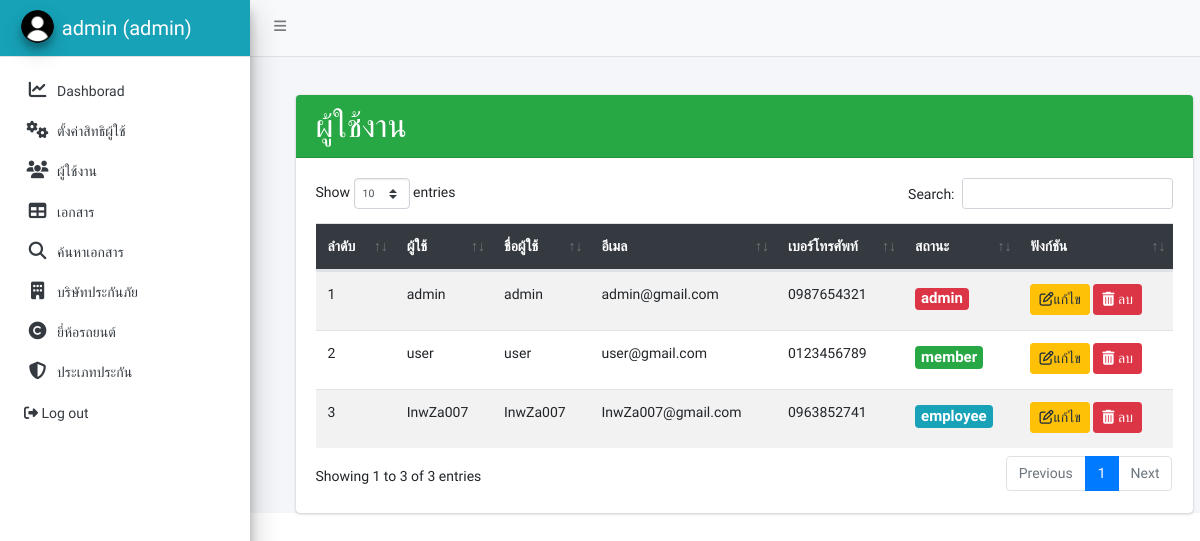
The app's page /page_user.php (signed in) with its own data.
### tables this page shows
CREATE TABLE `user_role` (
  `id` int(11) NOT NULL,
  `page` varchar(200) NOT NULL,
  `role` varchar(255) NOT NULL,
  `link` varchar(255) NOT NULL,
  `icon` varchar(255) NOT NULL
);

CREATE TABLE `user` (
  `id` int(11) NOT NULL,
  `user` varchar(200) NOT NULL,
  `pass` varchar(255) NOT NULL,
  `name` varchar(255) NOT NULL,
  `email` varchar(255) NOT NULL,
  `tel` varchar(10) NOT NULL,
  `type` enum('admin','employee','member') NOT NULL
);

### page_user.php (the view, shortened to what this page needs)
<!DOCTYPE html>
<html lang="en">
<head>
  <link rel="stylesheet" href="plugins/fontawesome-free/css/all.min.css">
  <link rel="stylesheet" href="dist/css/adminlte.min.css">
  <link rel="stylesheet" href="plugins/datatables-bs4/css/dataTables.bootstrap4.min.css">
  <link rel="stylesheet" href="plugins/datatables-responsive/css/responsive.bootstrap4.min.css">
</head>
<?php
include "menu.php";
?>
<div class="content-wrapper">
  <div style="margin-left:4%; padding-top :4%;">
    <div class="container my-6">
      <div class="card">
        <h2 class="card-header bg-success">ผู้ใช้งาน</h2>
        <div class="card-body ">
          <?php
          include_once 'connect.php';
          $result = mysqli_query($con, "SELECT * FROM user");
          ?>
          <?php
          if (mysqli_num_rows($result) > 0) {
          ?>
            <table id="example1" class="table table-striped">
              <thead class="bg-dark">
                <tr>
                  <th>ลำดับ</th>
                  <th>ผู้ใช้</th>
                  <th>ชื่อผู้ใช้</th>
                  <th>อีเมล</th>
                  <th>เบอร์โทรศัพท์</th>
                  <th>สถานะ</th>
                  <th>ฟังก์ชัน</th>
                </tr>
              </thead>
              <tbody>
                <?php
                $i = 1;
                while ($row = mysqli_fetch_array($result)) {
                ?>
                  <tr>
                    <td><?php echo $i ?></td>
                    <td><?php echo $row["user"]; ?></td>
                    <td><?php echo $row["name"]; ?></td>
                    <td><?php echo $row["email"]; ?></td>
                    <td><?php echo $row["tel"]; ?></td>
                    <?php
                    if ($row["type"] == 'admin') {
                      $text = 'badge-danger';
                    }
                    if ($row["type"] == 'employee') {
                      $text = 'badge-info';
                    }
                    if ($row["type"] == 'member') {
                      $text = 'badge-success';
                    }
                    ?>
                    <td>
                      <h5><span class="badge <?php echo $text; ?>"><?php echo $row["type"]; ?><span></h5>
                    </td>
                    <td>
                      <a href="page_update.php?id=<?php echo $row["id"]; ?>" title='Update Record'>
                        <button type=button class="btn btn-warning btn-sm"><i class="far fa-edit">แก้ไข</i>
                        </button></a>
                      <a href="delete_user.php?id=<?php echo $row["id"]; ?>&submit=1" onclick="return confirm('ต้องการจะลบผู้ใช้งานนี้หรือไม่ ?')" title='ลบผู้ใช้งาน'>
                        <button type=button class="btn btn-danger btn-sm"> <i class="fas fa-trash-alt"></i> ลบ</button></a>
                    </td>
                  </tr>
                <?php
                  $i++;
                }
                ?>
              </tbody>
            </table>
          <?php
          } else {
            echo "No result found";
          }
          ?>
        </div>
      </div>
    </div>
  </div>
</div>
</body>
</html>

### menu.php (shortened to what this page needs)
<?php
include_once 'connect.php';
$sqlp = "SELECT * FROM user_role  ";
$resultp = mysqli_query($con, $sqlp);
?>
<body class="hold-transition sidebar-mini layout-fixed ">
  <div class="wrapper">
    <nav class="main-header navbar navbar-expand navbar-light navbar-light ">
      <ul class="navbar-nav">
        <li class="nav-item">
          <a class="nav-link" data-widget="pushmenu" href="#" role="button"><i class="fas fa-bars"></i></a>
      </ul>
    </nav>
    <aside class="main-sidebar sidebar-light-primary elevation-4">
      <h5 class="brand-link bg-info">
        <img src="myImg/etc/user_ic.png" alt="AdminLTE Logo" class="brand-image img-circle elevation-3">
        <?php echo ($_SESSION["name"]); ?> (<?php echo ($_SESSION["type"]); ?>)
      </h5>
      <div class="sidebar">
        <nav class="mt-2">
          <ul class="nav nav-pills nav-sidebar flex-column" data-widget="treeview" role="menu" data-accordion="false">
            <?php
            while ($rowp = mysqli_fetch_assoc($resultp)) {
              $idp = $rowp['id'];
              if ($_SESSION['type'] == 'admin') {
                $role = explode(",", $rowp['role']);
                $result_array = array_search("admin$idp", $role);
                if ($result_array !== false) {
                  echo " <li class='nav-item'><a href='$rowp[link]' class='nav-link '>
                <i class='$rowp[icon]'></i>
                <p>
                $rowp[page]
                </p>
                </a>
              </li> ";
                }
              }
            }
            ?>
            <li class="nav-item ">
              <a href="logout.php" class="nav-link">
                <i class="fas fa-sign-out-alt"></i>
                <p>
                  Log out
                </p>
              </a>
            </li>
          </ul>
        </nav>
      </div>
    </aside>
  </div>

### menu.php (style rules this page uses)
body { font-family: 'Prompt', sans-serif; font-size: 14px; }

### records on screen
user_role: page "Dashborad"
user_role: page "ตั้งค่าสิทธิผู้ใช้"
user_role: page "ผู้ใช้งาน"
user_role: page "เอกสาร"
user_role: page "ค้นหาเอกสาร"
user_role: page "บริษัทประกันภัย"
user_role: page "ยี่ห้อรถยนต์"
user_role: page "ประเภทประกัน"
user: user "admin", name "admin", email "admin@gmail.com", tel "0987654321", type "admin"
user: user "user", name "user", email "user@gmail.com", tel "0123456789", type "member"
user: user "InwZa007", name "InwZa007", email "InwZa007@gmail.com", tel "0963852741", type "employee"

### other values on screen
$_SESSION["name"] "admin"
$_SESSION["type"] "admin"
